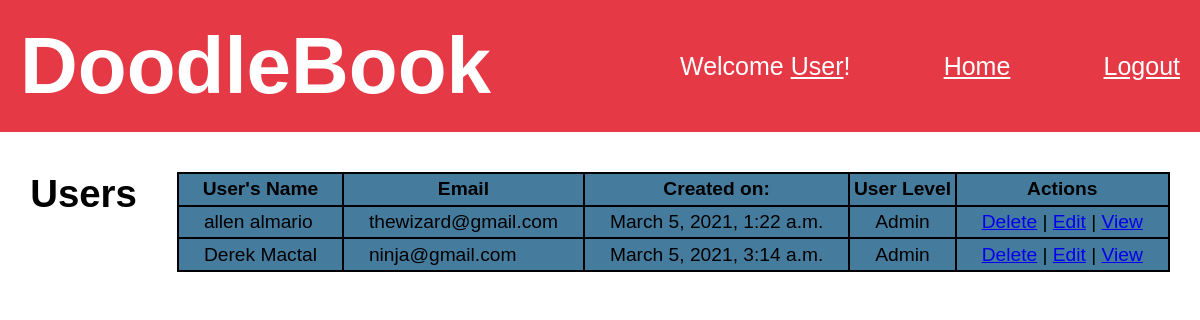
The page /admin on the database its author committed.
### Doodle_App/models.py (models this page shows)
class User(models.Model):
    first_name = models.CharField(max_length=30)
    last_name = models.CharField(max_length=40)
    email = models.CharField(max_length=70)
    password = models.CharField(max_length=100)
    bio = models.TextField(default="User Bio")
    user_level = models.IntegerField(default=0) # 0 is regular, 1 is admin
    created_at = models.DateTimeField(auto_now_add=True)
    updated_at = models.DateTimeField(auto_now=True)

### Doodle_App/views.py (the view)
# urls.py: path('admin', views.admin),
def admin(request):
    context = {
        "users" : User.objects.all(),
        "blogs" : Blog.objects.all(),
    }
    return render(request, 'admin.html', context)

### Doodle_App/templates/admin.html (shortened to what this page needs)
<!DOCTYPE html>
<html lang="en">
<head>
    {% load static %}
    <link rel="stylesheet" href="{% static 'css/admin.css' %}">
</head>
<body>
    <header>
        <h1>DoodleBook</h1>
        <div class="nav">
            <p>Welcome <a href="">User</a>!</p>
            <a href="">Home</a>
            <a href="/logout">Logout</a>
        </div>
    </header>
    <div class = 'container'>
        <h1>Users</h1>
        <table>
            <tr>
                <th>User's Name</a></th>
                <th>Email</th>
                <th>Created on:</th>
                <th>User Level</th>
                <th>Actions</th>
            </tr>
            {% for user in users.all %}
            <tr>
                <td>{{user.first_name}} {{user.last_name}}</td>
                <td>{{user.email}}</td>
                <td>{{user.created_at}}</td>
                {%if user.user_level == 0%}
                <td>Regular User</td>
                {% else %}
                <td>Admin</td>
                {% endif %}
                <td><a href = "/delete/{{user.id}}">Delete</a> | <a href = "/admin_edit/{{user.id}}">Edit</a> | <a href = "/profile/{{user.id}}">View</a> </td>
            </tr>
            {% endfor %}
        </table>
    </div>
</body>

### Doodle_App/static/css/admin.css (style rules this page uses)
* { margin: 0; padding: 0px; font-family: 'Gill Sans', 'Gill Sans MT', 'Calibri', 'Trebuchet MS', sans-serif; }
header { display: flex; justify-content: space-between; align-items: center; background-color: #e63946; font-size: 40px; color: white; padding: 20px; }
header .nav { display: flex; align-items: center; justify-content: space-between; font-size: 25px; width: 500px; }
header .nav a { color: white; }
.container h1 { margin-right: 40px; }
.container { display: flex; justify-content: center; margin-top: 40px; font-size: larger; }
table { border: 2px black solid; border-collapse: collapse; height: 100px; background-color: #457b9d; }
th { border-right: 2px black solid; border-bottom: 2px black solid; }
th { border-bottom: 2px black solid; border-right: 2px black solid; }
td { border-bottom: 2px black solid; border-right: 2px black solid; padding-left: 25px; padding-right: 25px; }

### rows shown on the page
User: first_name "allen", last_name "almario", email "thewizard@gmail.com", created_at "March 5, 2021, 1:22 a.m.", user_level "Admin"
User: first_name "Derek", last_name "Mactal", email "ninja@gmail.com", created_at "March 5, 2021, 3:14 a.m.", user_level "Admin"
